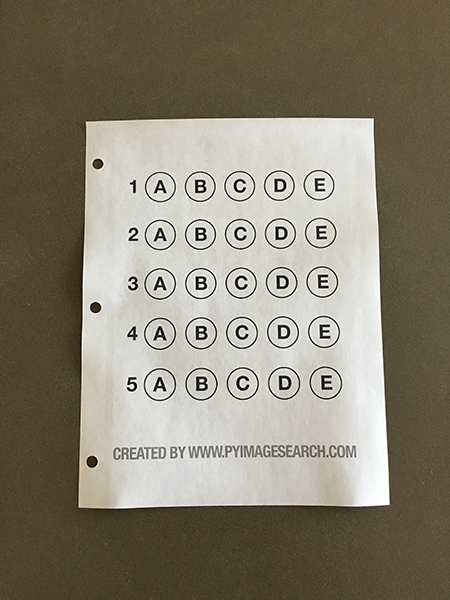
#> input picture project/5answer sheet/images/example_test.png, 450 x 600 px
$ python get_answer.py --image images/example_test.png
#> lines starting #> are read from the running program, lines starting #| are printed output that depends on the picture; after the words box and inside, x2 and y2 are one past the last pixel; in counts of white or black regions, pixels touching at a corner belong together
# 导入工具包
import numpy as np
import argparse
import imutils
import cv2

# 设置参数
ap = argparse.ArgumentParser()
ap.add_argument("-i", "--image", required=True, help="path to the input image")
args = vars(ap.parse_args())

# 正确答案
ANSWER_KEY = {0: 1, 1: 4, 2: 0, 3: 3, 4: 1}


def order_points(pts):
    """对4个坐标点进行排序：左上、右上、右下、左下"""
    rect = np.zeros((4, 2), dtype="float32")
    s = pts.sum(axis=1)
    rect[0] = pts[np.argmin(s)]  # 左上
    rect[2] = pts[np.argmax(s)]  # 右下

    diff = np.diff(pts, axis=1)
    rect[1] = pts[np.argmin(diff)]  # 右上
    rect[3] = pts[np.argmax(diff)]  # 左下

    return rect


def four_point_transform(image, pts):
    """执行透视变换"""
    rect = order_points(pts)
    (tl, tr, br, bl) = rect

    # 计算新图像的宽度和高度
    widthA = np.sqrt(((br[0] - bl[0]) ** 2) + ((br[1] - bl[1]) ** 2))
    widthB = np.sqrt(((tr[0] - tl[0]) ** 2) + ((tr[1] - tl[1]) ** 2))
    maxWidth = max(int(widthA), int(widthB))

    heightA = np.sqrt(((tr[0] - br[0]) ** 2) + ((tr[1] - br[1]) ** 2))
    heightB = np.sqrt(((tl[0] - bl[0]) ** 2) + ((tl[1] - bl[1]) ** 2))
    maxHeight = max(int(heightA), int(heightB))

    # 定义目标点
    dst = np.array([
        [0, 0],
        [maxWidth - 1, 0],
        [maxWidth - 1, maxHeight - 1],
        [0, maxHeight - 1]], dtype="float32")

    # 计算变换矩阵并执行变换
    M = cv2.getPerspectiveTransform(rect, dst)
    warped = cv2.warpPerspective(image, M, (maxWidth, maxHeight))

    return warped


def sort_contours(cnts, method="left-to-right"):
    """对轮廓进行排序"""
    reverse = False
    i = 0

    if method == "right-to-left" or method == "bottom-to-top":
        reverse = True

    if method == "top-to-bottom" or method == "bottom-to-top":
        i = 1

    boundingBoxes = [cv2.boundingRect(c) for c in cnts]
    (cnts, boundingBoxes) = zip(*sorted(zip(cnts, boundingBoxes),
                                        key=lambda b: b[1][i], reverse=reverse))
    return cnts, boundingBoxes


def cv_show(name, img):
    """显示图像并等待按键关闭"""
    cv2.imshow(name, img)
    cv2.waitKey(0)
    cv2.destroyAllWindows()


# 1. 图像预处理
image = cv2.imread(args["image"])
#> image is the input picture: shape (600, 450, 3); mean B, G, R 112.8, 129, 136.3
if image is None:
    print(f"[ERROR] 无法加载图像: {args['image']}")
    exit(1)

contours_img = image.copy()
gray = cv2.cvtColor(image, cv2.COLOR_BGR2GRAY)
blurred = cv2.GaussianBlur(gray, (5, 5), 0)
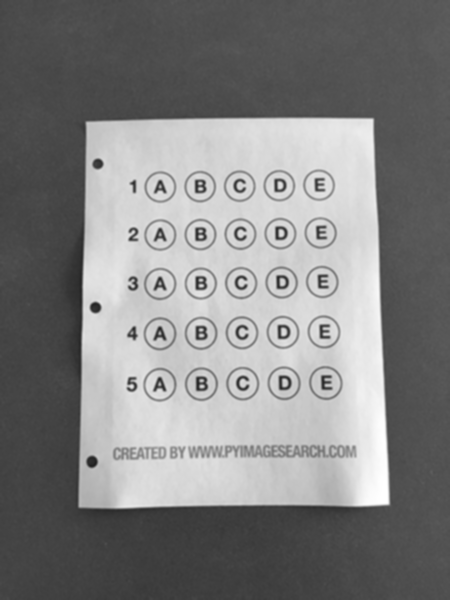
#> blurred: shape (600, 450); min 33, max 255, mean 129.4
cv_show('blurred', blurred)

# 边缘检测
edged = cv2.Canny(blurred, 75, 200)
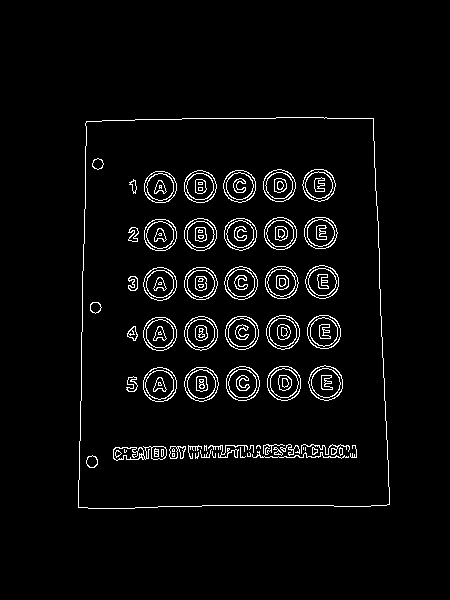
#> edged: shape (600, 450); 3.8% white in thin lines or dots, all inside (x1, y1, x2, y2) = (78, 117, 390, 509)
cv_show('edged', edged)
print(f"边缘像素数量: {np.count_nonzero(edged)}")
#| 边缘像素数量: 10149

# 2. 查找答题卡轮廓
cnts = cv2.findContours(edged.copy(), cv2.RETR_EXTERNAL, cv2.CHAIN_APPROX_SIMPLE)
#> cnts = 1 contour; box (x1, y1, x2, y2) and area: (78, 117, 390, 509) 115793
cnts = imutils.grab_contours(cnts)
print(f"检测到轮廓数量: {len(cnts)}")
#| 检测到轮廓数量: 1

if len(cnts) == 0:
    print("[ERROR] 未检测到任何轮廓")
    exit(1)

# 按面积排序并找到答题卡轮廓
cnts = sorted(cnts, key=cv2.contourArea, reverse=True)
docCnt = None

for c in cnts:
    peri = cv2.arcLength(c, True)
    approx = cv2.approxPolyDP(c, 0.02 * peri, True)

    if len(approx) == 4:
        docCnt = approx
        break
#> this loop made 1 pass
#> (peri, docCnt) on pass 1: (1386.6, [[373, 118], [86, 121], [78, 507], [389, 504]])

if docCnt is None:
    print("[ERROR] 未找到四边形轮廓")
    exit(1)

# 显示轮廓
cv2.drawContours(contours_img, [docCnt], -1, (0, 255, 0), 3)
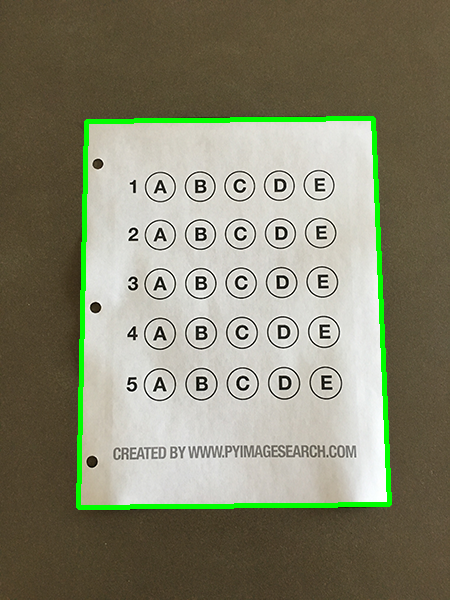
#> contours_img: shape (600, 450, 3); 2.53% of pixels changed, all inside (x1, y1, x2, y2) = (76, 116, 392, 510)
cv_show('contours_img', contours_img)

# 3. 透视变换
warped = four_point_transform(gray, docCnt.reshape(4, 2))
#> in order_points, `s = pts.sum(axis=1)`: s = [491, 207, 585, 893]
#> in order_points, `diff = np.diff(pts, axis=1)`: diff = [-255, 35, 429, 115]
#> in four_point_transform, `rect = order_points(pts)`: rect = [[86, 121], [373, 118], [389, 504], [78, 507]]
#> in four_point_transform, `(tl, tr, br, bl) = rect`: tl = [86, 121]; tr = [373, 118]; br = [389, 504]; bl = [78, 507]
#> in four_point_transform, `widthA = np.sqrt(((br[0] - bl[0]) ** 2) + ((br[1] - bl[1]) ** 2))`: widthA = 311
#> in four_point_transform, `widthB = np.sqrt(((tr[0] - tl[0]) ** 2) + ((tr[1] - tl[1]) ** 2))`: widthB = 287
#> in four_point_transform, `maxWidth = max(int(widthA), int(widthB))`: maxWidth = 311
#> in four_point_transform, `heightA = np.sqrt(((tr[0] - br[0]) ** 2) + ((tr[1] - br[1]) ** 2))`: heightA = 386.3
#> in four_point_transform, `heightB = np.sqrt(((tl[0] - bl[0]) ** 2) + ((tl[1] - bl[1]) ** 2))`: heightB = 386.1
#> in four_point_transform, `maxHeight = max(int(heightA), int(heightB))`: maxHeight = 386
#> in four_point_transform, `dst = np.array([ [0, 0], [maxWidth - 1, 0], [maxWidth - 1, maxHeight -..`: dst = [[0, 0], [310, 0], [310, 385], [0, 385]]
#> in four_point_transform, `M = cv2.getPerspectiveTransform(rect, dst)`: M = [[1.11, 0.023, -98.29], [0.0116, 1.11, -135.4], [4.47e-06, 0.000223, 1]]
cv_show('warped', warped)

# 4. 阈值处理
thresh = cv2.threshold(warped, 0, 255, cv2.THRESH_BINARY_INV | cv2.THRESH_OTSU)[1]
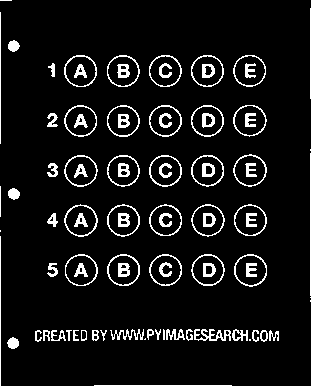
#> thresh: shape (386, 311); 7.9% white in thin lines or dots
print(f"阈值图像统计 - 最小值: {thresh.min()}, 最大值: {thresh.max()}, 非零像素: {np.count_nonzero(thresh)}")
#| 阈值图像统计 - 最小值: 0, 最大值: 255, 非零像素: 9436
cv_show('thresh', thresh)

# 5. 查找选项轮廓
cnts = cv2.findContours(thresh.copy(), cv2.RETR_EXTERNAL, cv2.CHAIN_APPROX_SIMPLE)
#> cnts = 65 contours, 18 with area under 20; largest, box (x1, y1, x2, y2) and area: (234, 254, 267, 287) 808, (233, 154, 267, 187) 799, (64, 55, 97, 87) 798, (64, 204, 98, 237) 797, (191, 55, 224, 87) 794
cnts = imutils.grab_contours(cnts)
print(f"阈值轮廓数量: {len(cnts)}")
#| 阈值轮廓数量: 65

if len(cnts) == 0:
    print("[ERROR] 未检测到任何选项轮廓")
    exit(1)

# 筛选出可能是选项的轮廓
questionCnts = []

for c in cnts:
    (x, y, w, h) = cv2.boundingRect(c)
    ar = w / float(h)

    # 根据实际调整这些参数
    if w >= 20 and h >= 20 and 0.9 <= ar <= 1.1:
        questionCnts.append(c)
#> this loop made 65 passes
#> (x, y, w, h, ar) on passes 4 to 15: (7, 337, 12, 12, 1), (269, 330, 10, 11, 0.909), (260, 330, 8, 12, 0.667), (252, 330, 7, 12, 0.583), (100, 330, 7, 11, 0.636), (92, 330, 7, 11, 0.636), (81, 330, 6, 11, 0.545), (73, 330, 6, 11, 0.545), (66, 330, 6, 11, 0.545), (51, 330, 15, 11, 1.36), (43, 330, 7, 11, 0.636), (35, 330, 7, 12, 0.583)
#> (c, x, y, w, h, ar) on passes 1, 2, 3, 20, 24, 32: ([[94, 385], [231, 385]], 94, 385, 138, 1, 138), ([[249, 339], [249, 340], [250, 340], [250, 339]], 249, 339, 2, 2, 1), ([[145, 338], [144, 339], [145, 339]], 144, 338, 2, 2, 1), ([[163, 329], [163, 339], [164, 339], [164, 330]], 163, 329, 2, 11, 0.182), ([[310, 300], [310, 301]], 310, 300, 1, 2, 0.5), ([[0, 236], [0, 385]], 0, 236, 1, 150, 0.00667)
#> after the loop, questionCnts = 25 contours; largest, box (x1, y1, x2, y2) and area: (234, 254, 267, 287) 808, (233, 154, 267, 187) 799, (64, 55, 97, 87) 798, (64, 204, 98, 237) 797, (191, 55, 224, 87) 794

if len(questionCnts) == 0:
    print("[ERROR] 未找到符合条件的选项轮廓")
    exit(1)

# 绘制所有检测到的选项轮廓
thresh_Contours = cv2.cvtColor(thresh, cv2.COLOR_GRAY2BGR)
#> thresh_Contours: shape (386, 311, 3); 7.9% white in thin lines or dots
for c in questionCnts:
    cv2.drawContours(thresh_Contours, [c], -1, (0, 0, 255), 2)
#> this loop made 25 passes
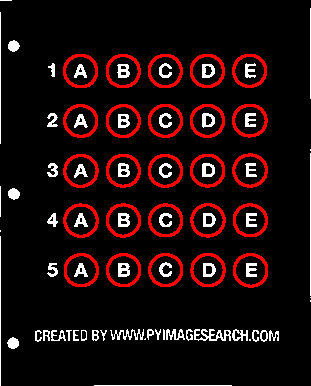
#> thresh_Contours: shape (386, 311, 3); mean B, G, R 11.5, 11.5, 29.7
cv_show('thresh_Contours', thresh_Contours)

# 6. 处理答案
questionCnts = sort_contours(questionCnts, method="top-to-bottom")[0]
#> in sort_contours, `boundingBoxes = [cv2.boundingRect(c) for c in cnts]`: boundingBoxes = 25 items, first 6: (234, 254, 33, 33), (191, 254, 34, 32), (149, 254, 33, 32), (107, 254, 33, 32), (65, 254, 33, 32), (234, 204, 33, 32)
#> in sort_contours, `(cnts, boundingBoxes) = zip(*sorted(zip(cnts, boundingBoxes), key=lamb..`: cnts has the same summary as questionCnts outside sort_contours; boundingBoxes = 25 items, first 6: (233, 55, 33, 32), (191, 55, 33, 32), (149, 55, 33, 32), (107, 55, 33, 32), (64, 55, 33, 32), (233, 105, 34, 32)
correct = 0

# 每排有5个选项
for (q, i) in enumerate(np.arange(0, len(questionCnts), 5)):
    cnts = sort_contours(questionCnts[i:i + 5])[0]
    bubbled = None

    for (j, c) in enumerate(cnts):
        # 创建掩膜
        mask = np.zeros(thresh.shape, dtype="uint8")
        cv2.drawContours(mask, [c], -1, 255, -1)

        # 计算非零像素
        mask = cv2.bitwise_and(thresh, thresh, mask=mask)
        total = cv2.countNonZero(mask)

        if bubbled is None or total > bubbled[0]:
            bubbled = (total, j)

    # 检查答案
    color = (0, 0, 255)
    k = ANSWER_KEY.get(q, -1)

    if k == bubbled[1]:
        color = (0, 255, 0)
        correct += 1

    # 绘制结果
    cv2.drawContours(warped, [cnts[k]], -1, color, 3)
#> this loop made 5 passes
#> (color, k, correct) on passes 1, 5: ((0, 255, 0), 1, 1), ((0, 255, 0), 1, 2)
#> (color, k) on passes 2 to 4: ((0, 0, 255), 4), ((0, 0, 255), 0), ((0, 0, 255), 3)
#> mask: shape (386, 311); 0.24% white in thin lines or dots, all inside (x1, y1, x2, y2) = (234, 254, 267, 287)
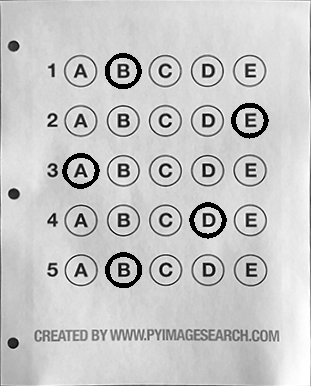
#> warped: shape (386, 311); min 0, max 255, mean 199
#> after the loop, correct = 2

# 7. 显示结果
score = (correct / 5.0) * 100
#> score = 40
print(f"[INFO] 得分: {score:.2f}%")
#| [INFO] 得分: 40.00%

cv2.putText(warped, f"{score:.2f}%", (10, 30),
            cv2.FONT_HERSHEY_SIMPLEX, 0.9, (0, 0, 255), 2)
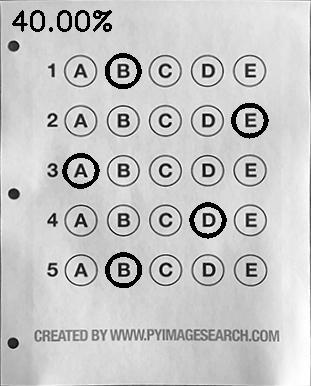
#> warped: shape (386, 311); 0.7% of pixels changed, all inside (x1, y1, x2, y2) = (12, 10, 112, 32)

# 显示原始图像和处理后的图像
cv2.imshow("Original", image)
cv2.imshow("Exam", warped)
cv2.waitKey(0)
cv2.destroyAllWindows()

$ run again, on project/5answer sheet/images/test_04.png
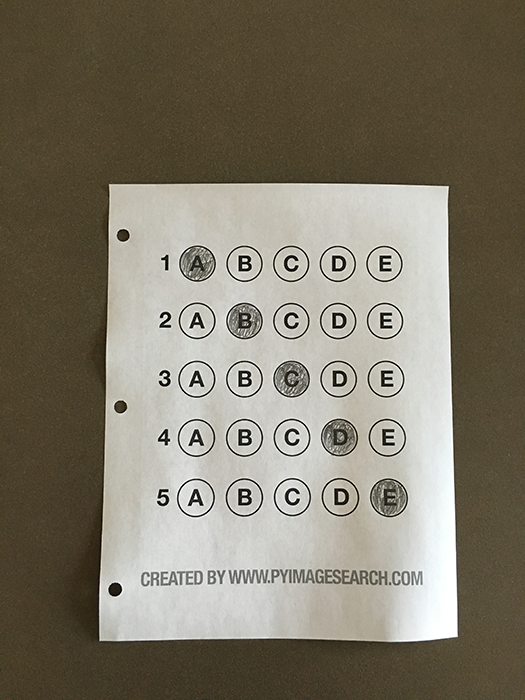
#> input picture project/5answer sheet/images/test_04.png, 525 x 700 px
#> image is the input picture: shape (700, 525, 3); mean B, G, R 105.3, 120.7, 126.9
#> edged: shape (700, 525); 3.3% white in thin lines or dots, all inside (x1, y1, x2, y2) = (99, 183, 458, 642)
#| 边缘像素数量: 12204
#> `cnts = cv2.findContours(edged.copy(), cv2.RETR_EXTERNAL, cv2.CHAIN_APP..`: cnts = 1 contour; box (x1, y1, x2, y2) and area: (99, 183, 458, 642) 158452
#| 检测到轮廓数量: 1
#> the loop `for c in cnts:` made 1 pass
#> (peri, docCnt) on pass 1: (1619.2, [[109, 184], [99, 640], [457, 636], [448, 186]])
#> contours_img: shape (700, 525, 3); 2.18% of pixels changed, all inside (x1, y1, x2, y2) = (97, 182, 460, 643)
#> s = [293, 739, 1093, 634]
#> diff = [75, 541, 179, -262]
#> rect = [[109, 184], [448, 186], [457, 636], [99, 640]]
#> tl = [109, 184]; tr = [448, 186]; br = [457, 636]; bl = [99, 640]
#> widthA = 358
#> widthB = 339
#> maxWidth = 358
#> heightA = 450.1
#> heightB = 456.1
#> maxHeight = 456
#> dst = [[0, 0], [357, 0], [357, 455], [0, 455]]
#> M = [[1.06, 0.0232, -119.7], [-0.00633, 1.07, -196.9], [-3.89e-05, 0.000125, 1]]
#> thresh: shape (456, 358); 9.3% white; 86 white regions (11 under 20 px)
#| 阈值图像统计 - 最小值: 0, 最大值: 255, 非零像素: 15234
#> `cnts = cv2.findContours(thresh.copy(), cv2.RETR_EXTERNAL, cv2.CHAIN_AP..`: cnts = 65 contours, 15 with area under 20; largest, box (x1, y1, x2, y2) and area: (271, 301, 310, 339) 1120, (221, 300, 260, 339) 1114, (270, 241, 309, 280) 1109, (75, 300, 114, 338) 1098, (220, 64, 259, 102) 1094
#| 阈值轮廓数量: 65
#> the loop `for c in cnts:` made 65 passes
#> (x, y, w, h, ar) on passes 1, 4, 6, 9, 11, 13, 14, 15: (179, 455, 1, 1, 1), (153, 455, 1, 1, 1), (0, 453, 1, 1, 1), (8, 401, 14, 13, 1.08), (319, 396, 1, 1, 1), (312, 393, 3, 12, 0.25), (302, 392, 8, 14, 0.571), (292, 392, 9, 14, 0.643)
#> after the loop `for c in cnts:`: questionCnts = 25 contours; largest, box (x1, y1, x2, y2) and area: (271, 301, 310, 339) 1120, (221, 300, 260, 339) 1114, (270, 241, 309, 280) 1109, (75, 300, 114, 338) 1098, (220, 64, 259, 102) 1094
#> the loop `for c in questionCnts:` made 25 passes
#> after the loop `for c in questionCnts:`:
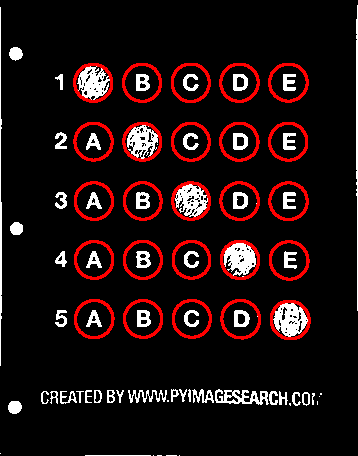
#> thresh_Contours: shape (456, 358, 3); mean B, G, R 15.6, 15.6, 31.3
#> in sort_contours, `boundingBoxes = [cv2.boundingRect(c) for c in cnts]`: boundingBoxes = 25 items, first 6: (271, 301, 39, 38), (221, 300, 39, 39), (173, 300, 38, 38), (124, 300, 38, 38), (75, 300, 39, 38), (270, 241, 39, 39)
#> in sort_contours, `(cnts, boundingBoxes) = zip(*sorted(zip(cnts, boundingBoxes), key=lamb..`: cnts has the same summary as questionCnts outside sort_contours; boundingBoxes = 25 items, first 6: (269, 64, 39, 38), (220, 64, 39, 38), (172, 64, 38, 38), (123, 64, 38, 38), (74, 64, 38, 38), (269, 123, 38, 38)
#> the loop `for (q, i) in enumerate(np.arange(0, len(questionCnts), 5)):` made 5 passes
#> (color, k, correct) on pass 4: ((0, 255, 0), 3, 1)
#> after the loop `for (q, i) in enumerate(np.arange(0, len(questionCnts), 5)):`: correct = 1
#> score = 20
#| [INFO] 得分: 20.00%
#> `cv2.putText(warped, f"{score:.2f}%", (10, 30), cv2.FONT_HERSHEY_SIMPLE..`:
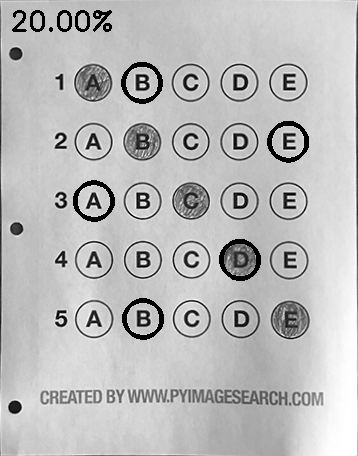
#> warped: shape (456, 358); min 0, max 255, mean 186.9
